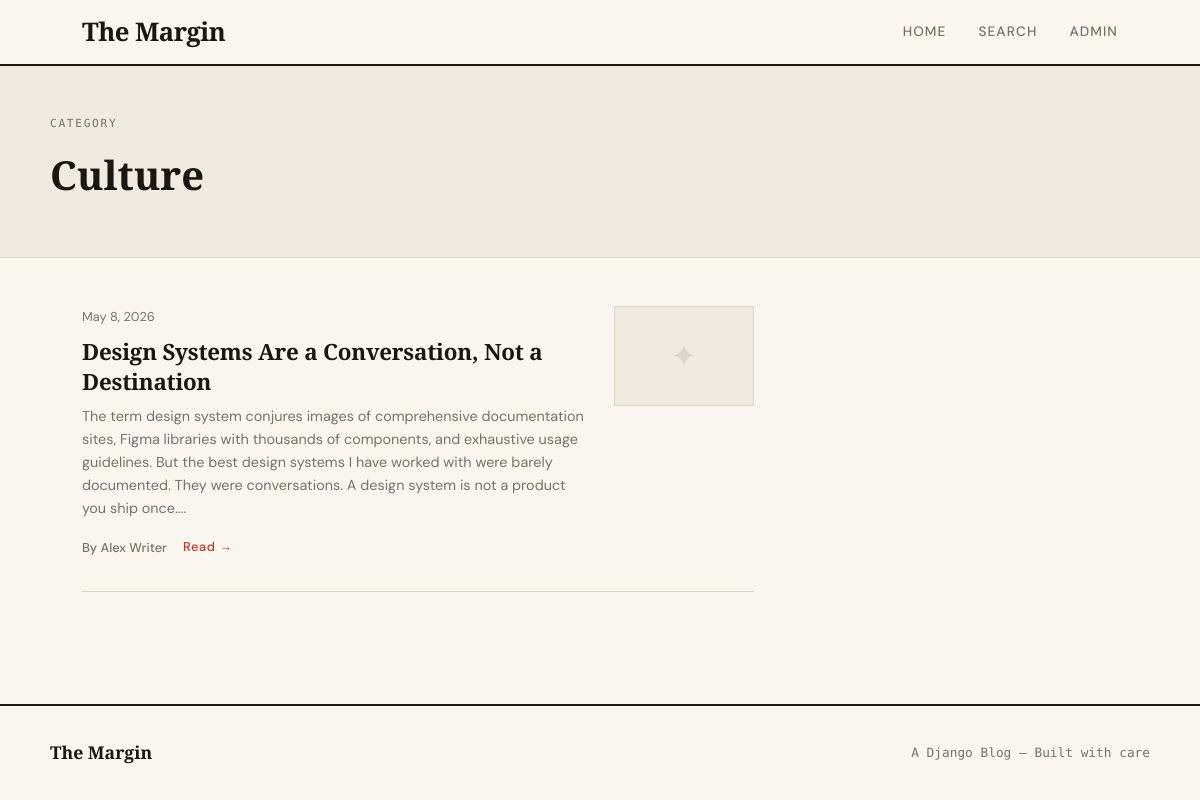
Page /category/culture/ on the committed database.
### blog/models.py (models this page shows, shortened)
class Category(models.Model):
    name = models.CharField(max_length=100)
    slug = models.SlugField(unique=True)
    description = models.TextField(blank=True)
    class Meta:
        verbose_name_plural = "categories"

class Post(models.Model):
    STATUS_DRAFT = 'draft'
    STATUS_PUBLISHED = 'published'
    STATUS_CHOICES = [
        (STATUS_DRAFT, 'Draft'),
        (STATUS_PUBLISHED, 'Published'),
    ]
    title = models.CharField(max_length=250)
    slug = models.SlugField(unique_for_date='published_at')
    author = models.ForeignKey(User, on_delete=models.CASCADE, related_name='posts')
    body = models.TextField()
    excerpt = models.TextField(max_length=500, blank=True)
    cover_image = models.ImageField(upload_to='posts/%Y/%m/', blank=True, null=True)
    category = models.ForeignKey(Category, on_delete=models.SET_NULL, null=True, blank=True, related_name='posts')
    tags = models.ManyToManyField(Tag, blank=True, related_name='posts')
    status = models.CharField(max_length=10, choices=STATUS_CHOICES, default=STATUS_DRAFT)
    created_at = models.DateTimeField(auto_now_add=True)
    updated_at = models.DateTimeField(auto_now=True)
    published_at = models.DateTimeField(null=True, blank=True)
    views = models.PositiveIntegerField(default=0)
    class Meta:
        ordering = ['-published_at']
    def get_absolute_url(self):
        return reverse('blog:post_detail', kwargs={'slug': self.slug})

### blog/views.py (the view)
# urls.py: path('category/<slug:slug>/', views.category_posts, name='category'),
def category_posts(request, slug):
    category = get_object_or_404(Category, slug=slug)
    posts = Post.objects.filter(status='published', category=category)
    paginator = Paginator(posts, 6)
    page = request.GET.get('page')
    posts = paginator.get_page(page)
    return render(request, 'blog/category.html', {'category': category, 'posts': posts})

### templates/blog/category.html (shortened to what this page needs)
{% extends 'base.html' %}
{% block content %}
<div class="page-header">
  <div class="page-header-inner">
    <div class="page-label">Category</div>
    <h1 class="page-title">{{ category.name }}</h1>
  </div>
</div>
<div class="layout">
  <div>
    {% if posts %}
    <div class="posts-grid">
      {% for post in posts %}
      <article class="post-card">
        <div>
          <div class="post-meta-top">
            <span class="post-date">{{ post.published_at|date:"N j, Y" }}</span>
          </div>
          <h2 class="post-title"><a href="{{ post.get_absolute_url }}">{{ post.title }}</a></h2>
          <p class="post-excerpt">{{ post.excerpt }}</p>
          <div class="post-footer">
            <span class="post-author">By {{ post.author.get_full_name|default:post.author.username }}</span>
            <a href="{{ post.get_absolute_url }}" class="read-more">Read →</a>
          </div>
        </div>
        <div class="post-thumb-placeholder">✦</div>
      </article>
      {% endfor %}
    </div>
    {% else %}
    <div class="empty-state"><h2>No posts in this category yet.</h2></div>
    {% endif %}
  </div>
  <aside class="sidebar"></aside>
</div>
{% endblock %}

### static/css/style.css (style rules this page uses)
*, *::before, *::after { box-sizing: border-box; margin: 0; padding: 0; }
:root { --ink: #1a1612; --paper: #f9f6f0; --cream: #f0ebe0; --rust: #c0392b; --gold: #b8860b; --muted: #7a7065; --border: #ddd5c5; --serif: 'Playfair Display', Georgia, serif; --sans: 'DM Sans', sans-serif; --mono: 'DM Mono', monospace; }
html { scroll-behavior: smooth; }
body { background: var(--paper); color: var(--ink); font-family: var(--sans); font-size: 17px; line-height: 1.7; min-height: 100vh; display: flex; flex-direction: column; }
a { color: inherit; text-decoration: none; }
.layout { max-width: 1100px; margin: 0 auto; padding: 3rem 2rem; display: grid; grid-template-columns: 1fr 300px; gap: 4rem; }
.posts-grid { display: grid; gap: 0; }
.post-card { padding: 2rem 0; border-bottom: 1px solid var(--border); display: grid; grid-template-columns: 1fr auto; gap: 1.5rem; align-items: start; transition: opacity 0.2s; }
.post-card:first-child { padding-top: 0; }
.post-meta-top { display: flex; align-items: center; gap: 0.8rem; margin-bottom: 0.6rem; }
.post-date { font-size: 0.8rem; color: var(--muted); }
.post-title { font-family: var(--serif); font-size: 1.4rem; font-weight: 700; line-height: 1.3; letter-spacing: -0.01em; margin-bottom: 0.6rem; transition: color 0.2s; }
.post-excerpt { font-size: 0.9rem; color: var(--muted); line-height: 1.6; margin-bottom: 1rem; }
.post-footer { display: flex; align-items: center; gap: 1rem; }
.post-author { font-size: 0.8rem; font-weight: 500; color: var(--muted); }
.read-more { font-size: 0.8rem; font-weight: 500; color: var(--rust); letter-spacing: 0.05em; border-bottom: 1px solid transparent; transition: border-color 0.2s; }
.post-thumb-placeholder { width: 140px; height: 100px; background: var(--cream); border: 1px solid var(--border); display: flex; align-items: center; justify-content: center; font-family: var(--serif); font-size: 2rem; color: var(--border); flex-shrink: 0; }
.sidebar { display: flex; flex-direction: column; gap: 2.5rem; }
.page-header { border-bottom: 1px solid var(--border); padding: 3rem 2rem; background: var(--cream); }
.page-header-inner { max-width: 1100px; margin: 0 auto; }
.page-label { font-family: var(--mono); font-size: 0.7rem; letter-spacing: 0.15em; text-transform: uppercase; color: var(--muted); margin-bottom: 0.5rem; }
.page-title { font-family: var(--serif); font-size: 2.5rem; font-weight: 700; }

### rows in the picture
Category: name "Culture"
Post: published_at "May 8, 2026", title "Design Systems Are a Conversation, Not a Destination", excerpt "The term design system conjures images of comprehensive documentation sites, Figma libraries with thousands of components, and exhaustive usage guidelines. But the best design systems I have worked with were barely documented. They were conversations. A design system is not a product you ship once....", author.get_full_name "Alex Writer"
